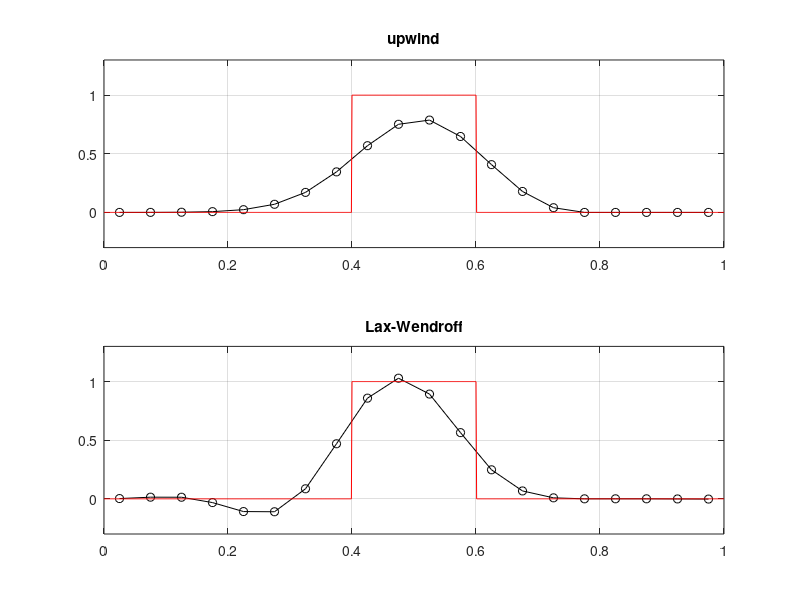

MATLAB code for this plot:
function adcompare(m,tf,ic)
% ADCOMPARE  Solve the scalar, constant-coefficient advection equation
%     u_t + a u_x = 0
% for u(t,x), with periodic boundary conditions on [0,1] and speed a = 1.
% Choice of two initial conditions u(0,x): 'square' and 'hump'.  Uses m
% grid points and equal spacing with dx = 1/m.  If tf is an integer then
% exact solution is the initial condition, because an integer number of
% cycles have occurred.  In that case the initial condition is plotted in
% red. Compares two space-time discrete methods
%     upwind
%     Lax-Wendroff
% each subject to CFL.  Computes time-step dt from dx and a by using CFL:
%     a dt / dx = C
% where C = .9 < 1.
% Examples:  >> adcompare
%            >> adcompare(100,2,'hump')

if nargin < 3,  ic = 'square';  end
if nargin < 2,  tf = 1.0;       end
if nargin < 1,  m = 20;         end

% generate space grid and time-step
a = 1.0;              % speed
h = 1.0 / m;          % h = dx
x = h/2:h:1.0-h/2;    % cell-centered periodic grid
C = 0.9;              % use this Courant number
dt = C * h / a;       % CFL says |a| dt <= dx
NN = ceil(tf / dt);   % integer number of steps
dt = tf / NN;         % now we will hit tf exactly
printf('solving with dx = %.5f, dt = %.5f, and N = %d steps to tf=%.3f ...\n',...
       h,dt,NN,tf);

% initial condition
if strcmp(ic,'square')
    U = ones(size(x));  U(x < 0.4) = 0.0;  U(x > 0.6) = 0.0;
else
    U = sin(pi * x).^20;
end

% solve advection equation by upwind and Lax-Wendroff
Uup = U;  Ulw = U;
if NN > 0
    nu = a * dt / h;
    for n = 1:NN
        Uup = (1.0 - nu) * Uup + nu * left(Uup);
        Ulw = 0.5 * nu * (nu + 1.0) * left(Ulw) + (1.0 - nu^2) * Ulw ...
              + 0.5 * nu * (nu - 1.0) * right(Ulw);
    end
end

% plot numerical results
axisbox = [0.0 1.0 -0.3 1.3];
meth = {'upwind','Lax-Wendroff'};
figure(1),  clf
subplot(2,1,1),  plot(x,Uup,'k-o'),  axis(axisbox),  grid on,  title(meth{1})
subplot(2,1,2),  plot(x,Ulw,'k-o'),  axis(axisbox),  grid on,  title(meth{2})

% show exact solution if possible, and compute error norm
if abs(mod(tf + 1.0e-10,1.0)) < 2.0e-10   % did we wrap an integer number of times?
    % L^1 error norm by midpoint rule
    err(1) = sum(abs(Uup - U)) * h;
    err(2) = sum(abs(Ulw - U)) * h;
    % compute exact solution on fine grid for plotting
    xfine = linspace(0,1,1001);
    if strcmp(ic,'square')
        Ufine = ones(size(xfine));  Ufine(xfine < 0.4) = 0.0;  Ufine(xfine > 0.6) = 0.0;
    else
        Ufine = sin(pi * xfine).^20;
    end
    % print and plot
    for k = 1:2
        printf('%s L^1 error norm = %.3e\n',meth{k},err(k))
        subplot(2,1,k),  hold on,  plot(xfine,Ufine,'r-'),  hold off
    end
end

    function z = left(y)
    z = [y(end) y(1:end-1)];
    end

    function z = right(y)
    z = [y(2:end) y(1)];
    end

end % function
